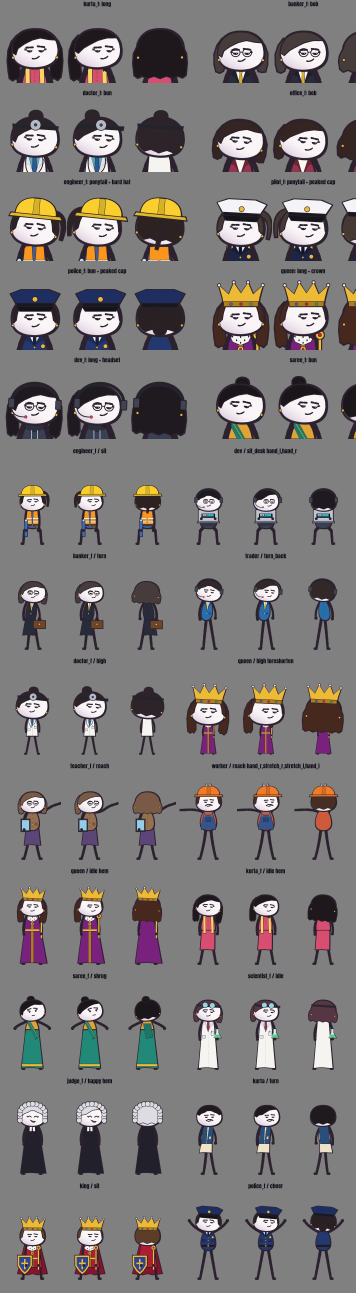
#> input picture kit/pipeline/toon/POSES_NEW.jpg, 1422 x 5170 px (shown at 1/4 size)
$ python -i toon_props_story.py   (imports and definitions only)
#> lines starting #> are read from the running program, lines starting #| are printed output that depends on the picture; after the words box and inside, x2 and y2 are one past the last pixel; in counts of white or black regions, pixels touching at a corner belong together
#> further down, picture is the input picture: PIL image 1422x5170 RGB; mean R, G, B 123.7, 120, 120.1
"""Plain-Python helpers for toon_props (no bpy): import from a reel's story.py or from the reel's build script.
  calendar_flip(name, f, f0, n_pages, every=6) -> objs dict for the story state (rotate/hide the calendar pages)
  newspaper_png(reel, name, headline, sub='') -> writes <reel>\\assets\\news_<name>.png (PIL), call before the world is built
  calendar_png(reel, name, pages, year, days, start) -> <reel>\\assets\\cal_<name>_<i>.png period pages for calendar(..., period=True)
  age_paper(im, seed) -> old-paper grain, stain and worn edges on any printed PIL texture"""
import math
import random
from pathlib import Path

ANTON = str(Path(__file__).resolve().parents[2] / 'assets' / 'brand' / 'fonts' / 'Anton-Regular.ttf')


def _ease(t):
    t = max(0.0, min(1.0, t))
    return t * t * (3 - 2 * t)


# [96 lines left out: functions calendar_flip, _wrap, newspaper_png, not called in this run]


FONT_DIR = Path(ANTON).parent


# [10 lines left out: function pfont, not called in this run]


def age_paper(im, seed=1, grime=1.0):
    """Old paper on a printed texture: fibre grain, a soft tea stain, darker worn edges and slightly lifted ink. Returns the new image."""
#> called with seed = 1, grime = 1
    from PIL import Image, ImageFilter, ImageChops
    W, H = im.size
#> W = 1422; H = 5170
    rnd = random.Random(seed)
    n = Image.effect_noise((W // 4, H // 4), 40).resize((W, H), Image.BICUBIC)
    g = Image.effect_noise((W, H), 18)
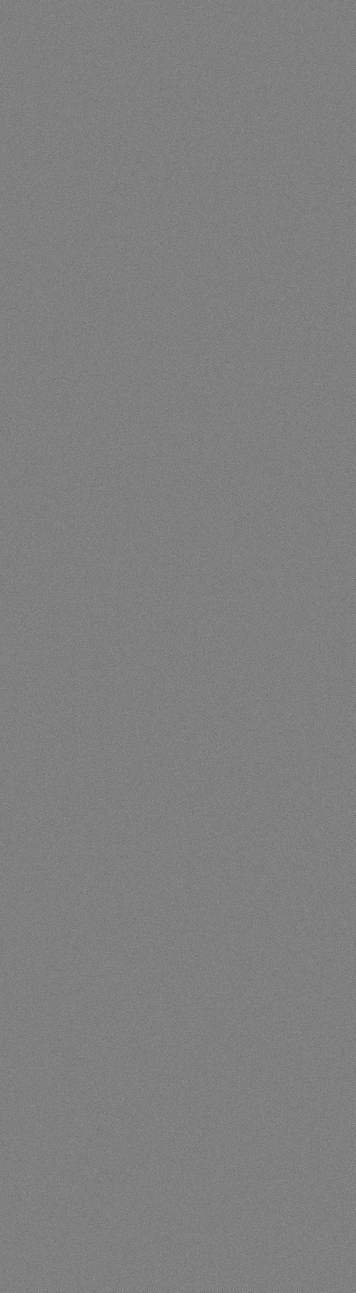
#> g: PIL image 1422x5170 L (shown at 1/4 size); min 32, max 218, mean 127.5
    blot = Image.new('L', (W, H), 255)
#> blot: PIL image 1422x5170 L; every value is 255
    from PIL import ImageDraw
    d = ImageDraw.Draw(blot)
    for _ in range(4):
        x, y, r = rnd.uniform(0, W), rnd.uniform(0, H), rnd.uniform(.12, .3) * W
        d.ellipse([x - r, y - r, x + r, y + r], fill=int(255 - 18 * grime))
    blot = blot.filter(ImageFilter.GaussianBlur(W * .06))
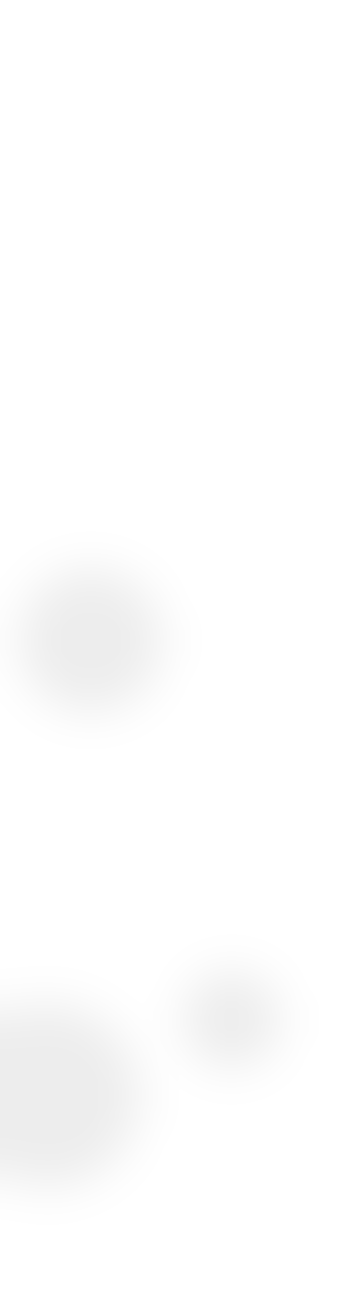
#> blot: PIL image 1422x5170 L (shown at 1/4 size); min 237, max 255, mean 253.2
    edge = Image.new('L', (W, H), 0)
#> edge: PIL image 1422x5170 L; every value is 0
    ImageDraw.Draw(edge).rectangle([W * .03, H * .03, W * .97, H * .97], fill=255)
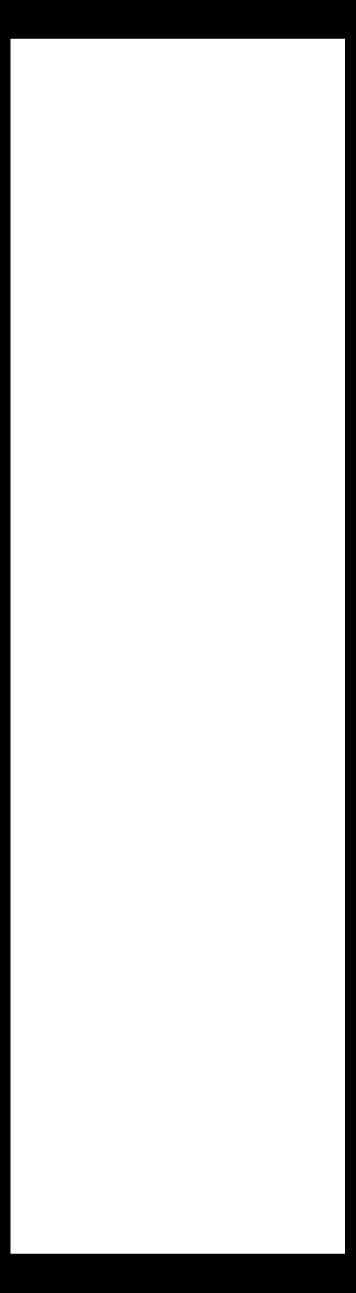
#> edge: PIL image 1422x5170 L (shown at 1/4 size); 88.5% white; 1 black region, box (x1, y1, x2, y2) and area: (0, 0, 1422, 5170) 849060
    edge = edge.filter(ImageFilter.GaussianBlur(W * .04)).point(lambda v: int(255 - (255 - v) * .22 * grime))
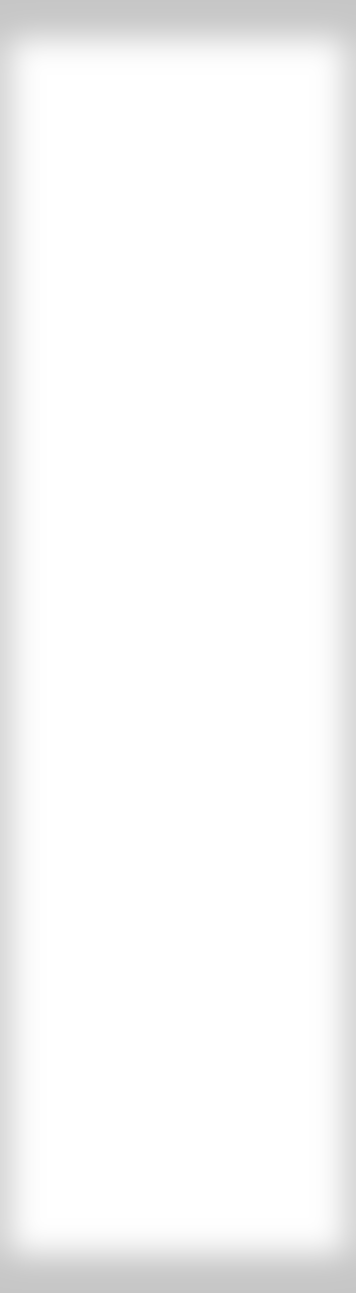
#> edge: PIL image 1422x5170 L (shown at 1/4 size); min 198, max 255, mean 248
    shade = ImageChops.multiply(ImageChops.multiply(blot, edge), n.point(lambda v: int(255 - (255 - v) * .12 * grime)))
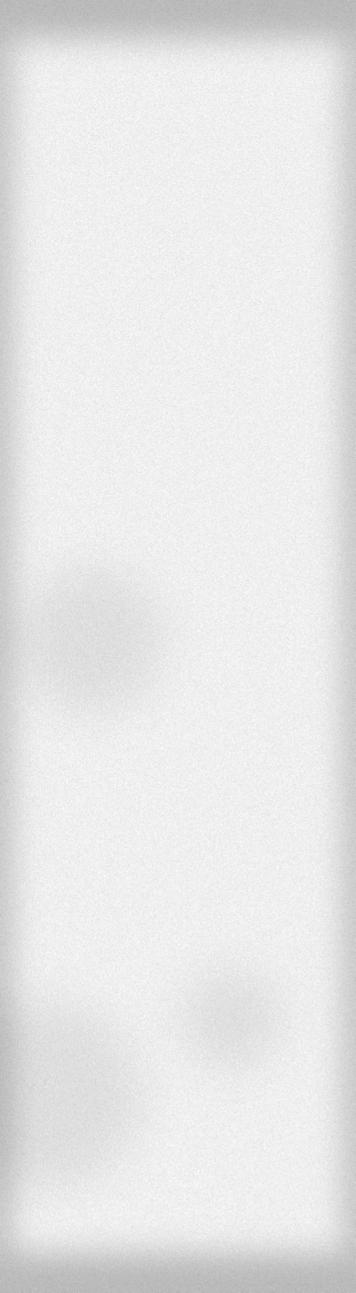
#> shade: PIL image 1422x5170 L (shown at 1/4 size); min 173, max 255, mean 230.8
    shade = ImageChops.multiply(shade, g.point(lambda v: int(255 - (255 - v) * .1 * grime)))
    tint = Image.merge('RGB', (shade, shade.point(lambda v: int(v * .985)), shade.point(lambda v: int(v * .95))))
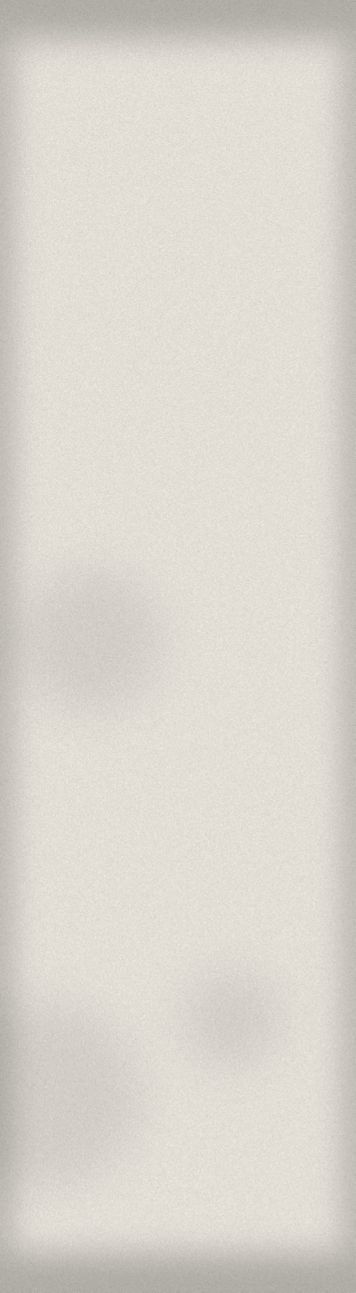
#> tint: PIL image 1422x5170 RGB (shown at 1/4 size); mean R, G, B 218.3, 214.4, 206.8
    out = ImageChops.multiply(im.convert('RGB'), tint)
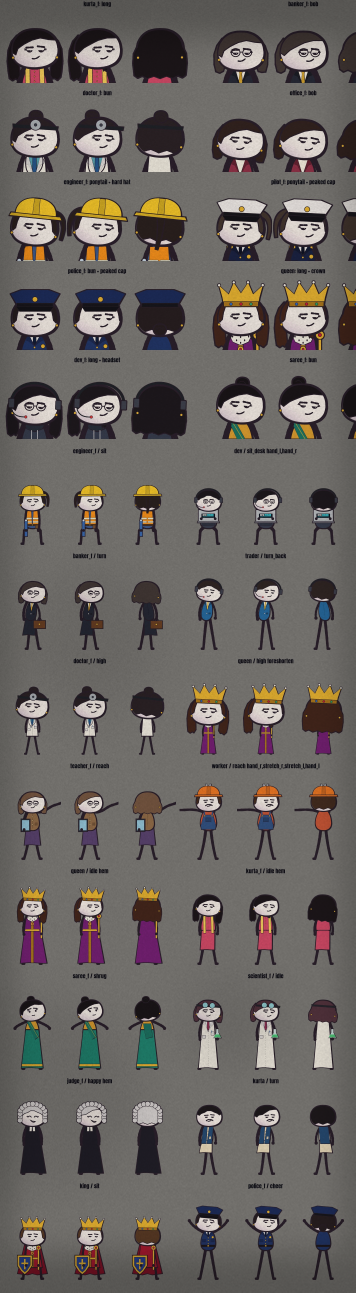
#> out: PIL image 1422x5170 RGB (shown at 1/4 size); mean R, G, B 105.4, 100.3, 96.8
    return out.filter(ImageFilter.GaussianBlur(.6))  # ink sits in the paper, not on top


# [47 lines left out: function calendar_png, not called in this run]

>>> from PIL import Image
>>> picture = Image.open('POSES_NEW.jpg')
>>> result = age_paper(picture)

$ run again, on kit/pipeline/toon/SETS.jpg
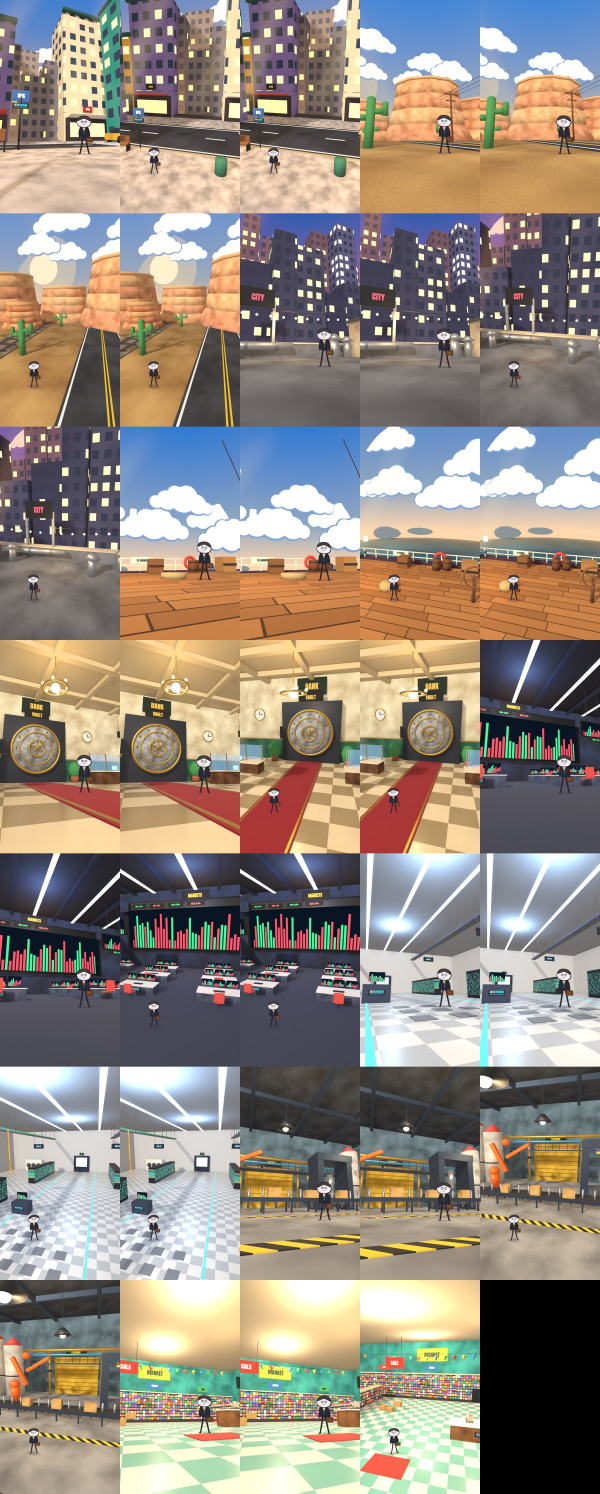
#> input picture kit/pipeline/toon/SETS.jpg, 1800 x 4480 px (shown at 1/3 size)
#> picture is the input picture: PIL image 1800x4480 RGB; mean R, G, B 148.8, 139, 128.1
#> in age_paper, `ImageDraw.Draw(edge).rectangle([W * .03, H * .03, W * .97, H * .97], f..`:
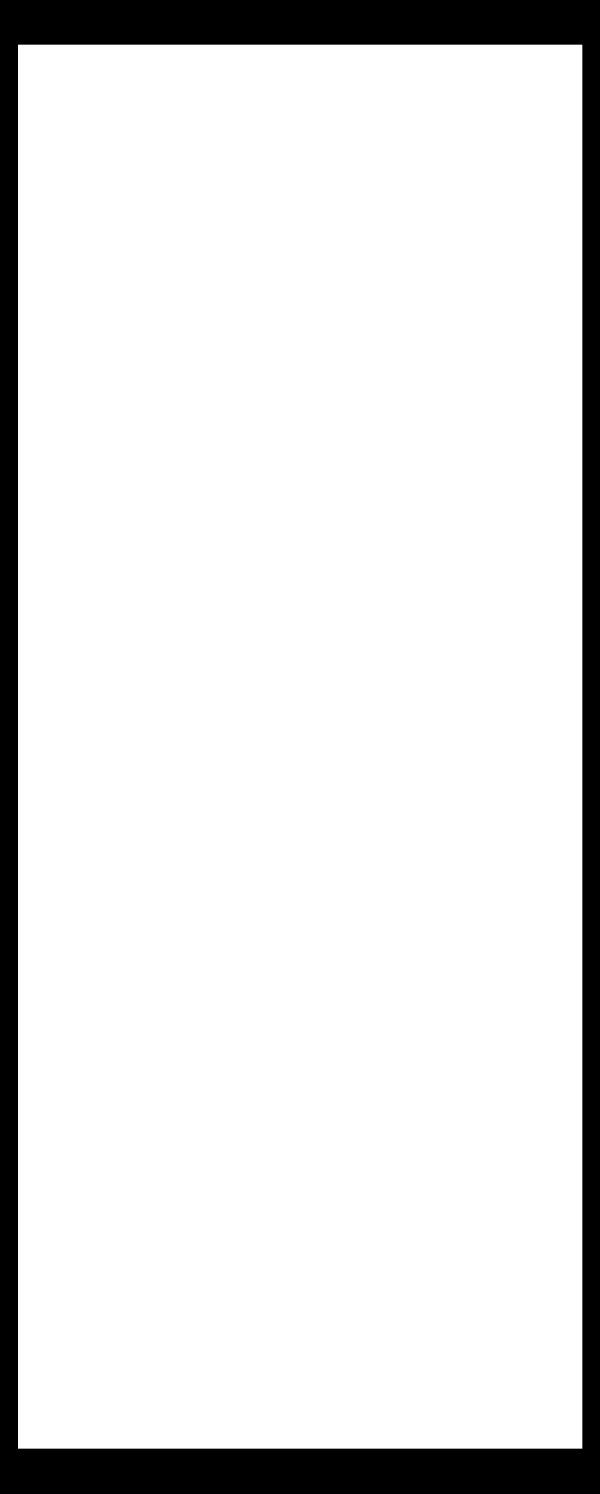
#> edge: PIL image 1800x4480 L (shown at 1/3 size); 88.4% white; 1 black region, box (x1, y1, x2, y2) and area: (0, 0, 1800, 4480) 933084
#> in age_paper, `out = ImageChops.multiply(im.convert('RGB'), tint)`:
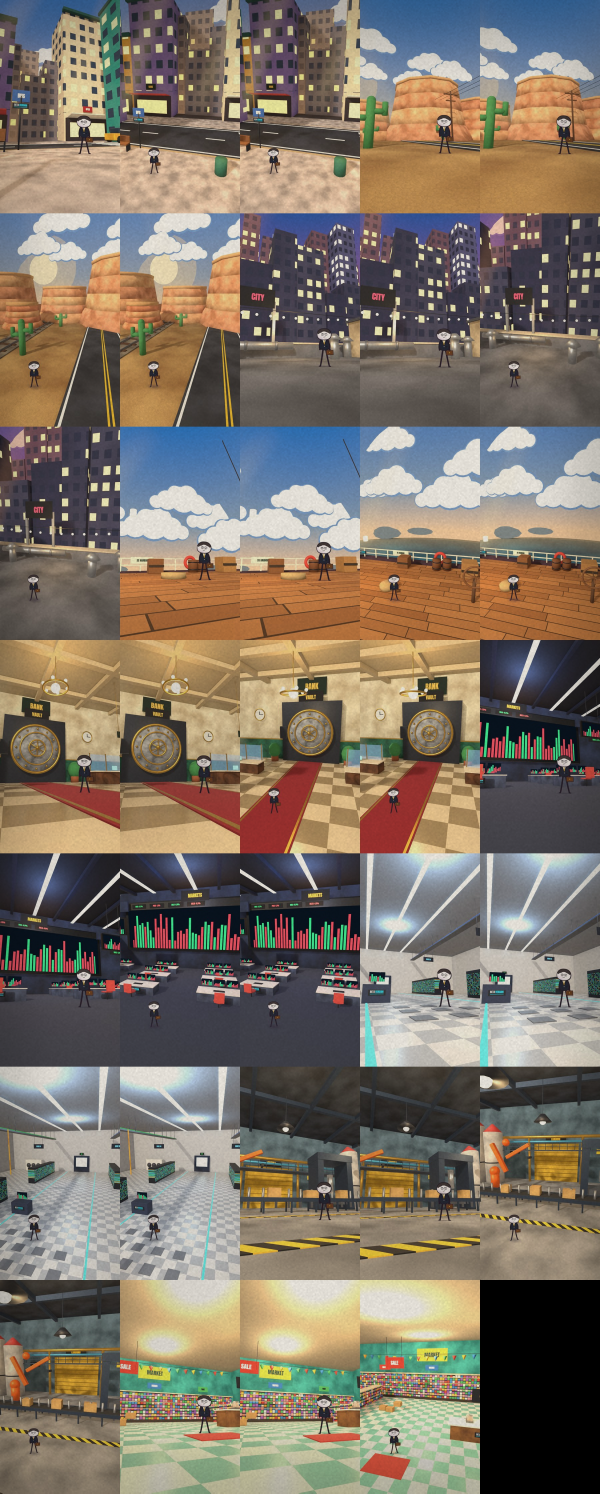
#> out: PIL image 1800x4480 RGB (shown at 1/3 size); mean R, G, B 126.6, 115.8, 102.9
